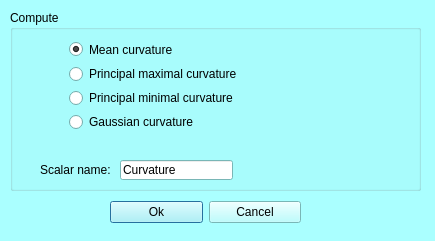
<?xml version="1.0" encoding="UTF-8"?>
<ui version="4.0">
 <class>mqScalarsCurvatureDialog</class>
 <widget class="QDialog" name="mqScalarsCurvatureDialog">
  <property name="geometry">
   <rect>
    <x>0</x>
    <y>0</y>
    <width>435</width>
    <height>241</height>
   </rect>
  </property>
  <property name="palette">
   <palette>
    <active>
     <colorrole role="WindowText">
      <brush brushstyle="SolidPattern">
       <color alpha="255">
        <red>0</red>
        <green>0</green>
        <blue>0</blue>
       </color>
      </brush>
     </colorrole>
     <colorrole role="Button">
      <brush brushstyle="SolidPattern">
       <color alpha="255">
        <red>170</red>
        <green>255</green>
        <blue>255</blue>
       </color>
      </brush>
     </colorrole>
     <colorrole role="Light">
      <brush brushstyle="SolidPattern">
       <color alpha="255">
        <red>255</red>
        <green>255</green>
        <blue>255</blue>
       </color>
      </brush>
     </colorrole>
     <colorrole role="Midlight">
      <brush brushstyle="SolidPattern">
       <color alpha="255">
        <red>212</red>
        <green>255</green>
        <blue>255</blue>
       </color>
      </brush>
     </colorrole>
     <colorrole role="Dark">
      <brush brushstyle="SolidPattern">
       <color alpha="255">
        <red>85</red>
        <green>127</green>
        <blue>127</blue>
       </color>
      </brush>
     </colorrole>
     <colorrole role="Mid">
      <brush brushstyle="SolidPattern">
       <color alpha="255">
        <red>113</red>
        <green>170</green>
        <blue>170</blue>
       </color>
      </brush>
     </colorrole>
     <colorrole role="Text">
      <brush brushstyle="SolidPattern">
       <color alpha="255">
        <red>0</red>
        <green>0</green>
        <blue>0</blue>
       </color>
      </brush>
     </colorrole>
     <colorrole role="BrightText">
      <brush brushstyle="SolidPattern">
       <color alpha="255">
        <red>255</red>
        <green>255</green>
        <blue>255</blue>
       </color>
      </brush>
     </colorrole>
     <colorrole role="ButtonText">
      <brush brushstyle="SolidPattern">
       <color alpha="255">
        <red>0</red>
        <green>0</green>
        <blue>0</blue>
       </color>
      </brush>
     </colorrole>
     <colorrole role="Base">
      <brush brushstyle="SolidPattern">
       <color alpha="255">
        <red>255</red>
        <green>255</green>
        <blue>255</blue>
       </color>
      </brush>
     </colorrole>
     <colorrole role="Window">
      <brush brushstyle="SolidPattern">
       <color alpha="255">
        <red>170</red>
        <green>255</green>
        <blue>255</blue>
       </color>
      </brush>
     </colorrole>
     <colorrole role="Shadow">
      <brush brushstyle="SolidPattern">
       <color alpha="255">
        <red>0</red>
        <green>0</green>
        <blue>0</blue>
       </color>
      </brush>
     </colorrole>
     <colorrole role="AlternateBase">
      <brush brushstyle="SolidPattern">
       <color alpha="255">
        <red>212</red>
        <green>255</green>
        <blue>255</blue>
       </color>
      </brush>
     </colorrole>
     <colorrole role="ToolTipBase">
      <brush brushstyle="SolidPattern">
       <color alpha="255">
        <red>255</red>
        <green>255</green>
        <blue>220</blue>
       </color>
      </brush>
     </colorrole>
     <colorrole role="ToolTipText">
      <brush brushstyle="SolidPattern">
       <color alpha="255">
        <red>0</red>
        <green>0</green>
        <blue>0</blue>
       </color>
      </brush>
     </colorrole>
    </active>
    <inactive>
     <colorrole role="WindowText">
      <brush brushstyle="SolidPattern">
       <color alpha="255">
        <red>0</red>
        <green>0</green>
        <blue>0</blue>
       </color>
      </brush>
     </colorrole>
     <colorrole role="Button">
      <brush brushstyle="SolidPattern">
       <color alpha="255">
        <red>170</red>
        <green>255</green>
        <blue>255</blue>
       </color>
      </brush>
     </colorrole>
     <colorrole role="Light">
      <brush brushstyle="SolidPattern">
       <color alpha="255">
        <red>255</red>
        <green>255</green>
        <blue>255</blue>
       </color>
      </brush>
     </colorrole>
     <colorrole role="Midlight">
      <brush brushstyle="SolidPattern">
       <color alpha="255">
        <red>212</red>
        <green>255</green>
        <blue>255</blue>
       </color>
      </brush>
     </colorrole>
     <colorrole role="Dark">
      <brush brushstyle="SolidPattern">
       <color alpha="255">
        <red>85</red>
        <green>127</green>
        <blue>127</blue>
       </color>
      </brush>
     </colorrole>
     <colorrole role="Mid">
      <brush brushstyle="SolidPattern">
       <color alpha="255">
        <red>113</red>
        <green>170</green>
        <blue>170</blue>
       </color>
      </brush>
     </colorrole>
     <colorrole role="Text">
      <brush brushstyle="SolidPattern">
       <color alpha="255">
        <red>0</red>
        <green>0</green>
        <blue>0</blue>
       </color>
      </brush>
     </colorrole>
     <colorrole role="BrightText">
      <brush brushstyle="SolidPattern">
       <color alpha="255">
        <red>255</red>
        <green>255</green>
        <blue>255</blue>
       </color>
      </brush>
     </colorrole>
     <colorrole role="ButtonText">
      <brush brushstyle="SolidPattern">
       <color alpha="255">
        <red>0</red>
        <green>0</green>
        <blue>0</blue>
       </color>
      </brush>
     </colorrole>
     <colorrole role="Base">
      <brush brushstyle="SolidPattern">
       <color alpha="255">
        <red>255</red>
        <green>255</green>
        <blue>255</blue>
       </color>
      </brush>
     </colorrole>
     <colorrole role="Window">
      <brush brushstyle="SolidPattern">
       <color alpha="255">
        <red>170</red>
        <green>255</green>
        <blue>255</blue>
       </color>
      </brush>
     </colorrole>
     <colorrole role="Shadow">
      <brush brushstyle="SolidPattern">
       <color alpha="255">
        <red>0</red>
        <green>0</green>
        <blue>0</blue>
       </color>
      </brush>
     </colorrole>
     <colorrole role="AlternateBase">
      <brush brushstyle="SolidPattern">
       <color alpha="255">
        <red>212</red>
        <green>255</green>
        <blue>255</blue>
       </color>
      </brush>
     </colorrole>
     <colorrole role="ToolTipBase">
      <brush brushstyle="SolidPattern">
       <color alpha="255">
        <red>255</red>
        <green>255</green>
        <blue>220</blue>
       </color>
      </brush>
     </colorrole>
     <colorrole role="ToolTipText">
      <brush brushstyle="SolidPattern">
       <color alpha="255">
        <red>0</red>
        <green>0</green>
        <blue>0</blue>
       </color>
      </brush>
     </colorrole>
    </inactive>
    <disabled>
     <colorrole role="WindowText">
      <brush brushstyle="SolidPattern">
       <color alpha="255">
        <red>85</red>
        <green>127</green>
        <blue>127</blue>
       </color>
      </brush>
     </colorrole>
     <colorrole role="Button">
      <brush brushstyle="SolidPattern">
       <color alpha="255">
        <red>170</red>
        <green>255</green>
        <blue>255</blue>
       </color>
      </brush>
     </colorrole>
     <colorrole role="Light">
      <brush brushstyle="SolidPattern">
       <color alpha="255">
        <red>255</red>
        <green>255</green>
        <blue>255</blue>
       </color>
      </brush>
     </colorrole>
     <colorrole role="Midlight">
      <brush brushstyle="SolidPattern">
       <color alpha="255">
        <red>212</red>
        <green>255</green>
        <blue>255</blue>
       </color>
      </brush>
     </colorrole>
     <colorrole role="Dark">
      <brush brushstyle="SolidPattern">
       <color alpha="255">
        <red>85</red>
        <green>127</green>
        <blue>127</blue>
       </color>
      </brush>
     </colorrole>
     <colorrole role="Mid">
      <brush brushstyle="SolidPattern">
       <color alpha="255">
        <red>113</red>
        <green>170</green>
        <blue>170</blue>
       </color>
      </brush>
     </colorrole>
     <colorrole role="Text">
      <brush brushstyle="SolidPattern">
       <color alpha="255">
        <red>85</red>
        <green>127</green>
        <blue>127</blue>
       </color>
      </brush>
     </colorrole>
     <colorrole role="BrightText">
      <brush brushstyle="SolidPattern">
       <color alpha="255">
        <red>255</red>
        <green>255</green>
        <blue>255</blue>
       </color>
      </brush>
     </colorrole>
     <colorrole role="ButtonText">
      <brush brushstyle="SolidPattern">
       <color alpha="255">
        <red>85</red>
        <green>127</green>
        <blue>127</blue>
       </color>
      </brush>
     </colorrole>
     <colorrole role="Base">
      <brush brushstyle="SolidPattern">
       <color alpha="255">
        <red>170</red>
        <green>255</green>
        <blue>255</blue>
       </color>
      </brush>
     </colorrole>
     <colorrole role="Window">
      <brush brushstyle="SolidPattern">
       <color alpha="255">
        <red>170</red>
        <green>255</green>
        <blue>255</blue>
       </color>
      </brush>
     </colorrole>
     <colorrole role="Shadow">
      <brush brushstyle="SolidPattern">
       <color alpha="255">
        <red>0</red>
        <green>0</green>
        <blue>0</blue>
       </color>
      </brush>
     </colorrole>
     <colorrole role="AlternateBase">
      <brush brushstyle="SolidPattern">
       <color alpha="255">
        <red>170</red>
        <green>255</green>
        <blue>255</blue>
       </color>
      </brush>
     </colorrole>
     <colorrole role="ToolTipBase">
      <brush brushstyle="SolidPattern">
       <color alpha="255">
        <red>255</red>
        <green>255</green>
        <blue>220</blue>
       </color>
      </brush>
     </colorrole>
     <colorrole role="ToolTipText">
      <brush brushstyle="SolidPattern">
       <color alpha="255">
        <red>0</red>
        <green>0</green>
        <blue>0</blue>
       </color>
      </brush>
     </colorrole>
    </disabled>
   </palette>
  </property>
  <property name="windowTitle">
   <string>Scalars: compute thickness within selected objects</string>
  </property>
  <widget class="QWidget" name="layoutWidget">
   <property name="geometry">
    <rect>
     <x>110</x>
     <y>200</y>
     <width>191</width>
     <height>25</height>
    </rect>
   </property>
   <layout class="QHBoxLayout" name="horizontalLayout_2">
    <item>
     <widget class="QPushButton" name="ok">
      <property name="text">
       <string>Ok</string>
      </property>
     </widget>
    </item>
    <item>
     <widget class="QPushButton" name="cancel">
      <property name="text">
       <string>Cancel</string>
      </property>
     </widget>
    </item>
   </layout>
  </widget>
  <widget class="QGroupBox" name="groupBox">
   <property name="geometry">
    <rect>
     <x>10</x>
     <y>10</y>
     <width>411</width>
     <height>181</height>
    </rect>
   </property>
   <property name="title">
    <string>Compute</string>
   </property>
   <widget class="QWidget" name="verticalLayoutWidget">
    <property name="geometry">
     <rect>
      <x>59</x>
      <y>30</y>
      <width>291</width>
      <height>91</height>
     </rect>
    </property>
    <layout class="QVBoxLayout" name="verticalLayout">
     <item>
      <widget class="QRadioButton" name="meanCurvature">
       <property name="text">
        <string>Mean curvature</string>
       </property>
       <property name="checked">
        <bool>true</bool>
       </property>
      </widget>
     </item>
     <item>
      <widget class="QRadioButton" name="maximalCurvature">
       <property name="text">
        <string>Principal maximal curvature</string>
       </property>
      </widget>
     </item>
     <item>
      <widget class="QRadioButton" name="minimalCurvature">
       <property name="text">
        <string>Principal minimal curvature</string>
       </property>
      </widget>
     </item>
     <item>
      <widget class="QRadioButton" name="gaussianCurvature">
       <property name="text">
        <string>Gaussian curvature</string>
       </property>
      </widget>
     </item>
    </layout>
   </widget>
   <widget class="QLineEdit" name="scalarName">
    <property name="geometry">
     <rect>
      <x>110</x>
      <y>150</y>
      <width>113</width>
      <height>20</height>
     </rect>
    </property>
    <property name="text">
     <string>Curvature</string>
    </property>
   </widget>
   <widget class="QLabel" name="label_8">
    <property name="geometry">
     <rect>
      <x>30</x>
      <y>150</y>
      <width>111</width>
      <height>21</height>
     </rect>
    </property>
    <property name="text">
     <string>&lt;html&gt;&lt;head/&gt;&lt;body&gt;&lt;p&gt;Scalar name:&lt;/p&gt;&lt;/body&gt;&lt;/html&gt;</string>
    </property>
   </widget>
  </widget>
 </widget>
 <resources>
  <include location="../Icons/icons.qrc"/>
  <include location="../Icons/icons.qrc"/>
 </resources>
 <connections/>
</ui>
